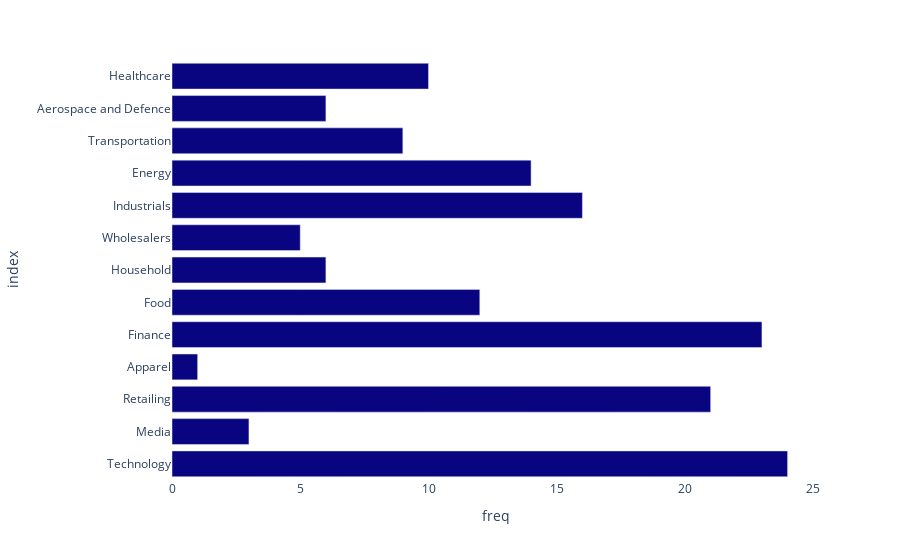

Notebook cell for this chart:
### Code cell
df_sectors_org = {}
for sector, values in sector_list_org.items():
    df_sectors_org[sector] = {"freq":values}

df_sectors_org = pd.DataFrame.from_dict(df_sectors_org).T
fig = px.bar(df_sectors_org, x="freq", color_discrete_sequence=["#090580"])
fig.update_layout({
    "plot_bgcolor": "rgba(0,0,0,0)",
    "paper_bgcolor": "rgba(0,0,0,0)"
})
fig.show()

### Figure 1 — Plotly figure (JSON) as saved in the notebook; plotly's stock layout.template omitted (floating-point values rounded to 4 significant figures)
{"data": [{"alignmentgroup": "True", "hovertemplate": "freq=%{x}<br>index=%{y}<extra></extra>", "legendgroup": "", "marker": {"color": "#090580", "pattern": {"shape": ""}}, "name": "", "offsetgroup": "", "orientation": "h", "showlegend": false, "textposition": "auto", "type": "bar", "x": [24, 3, 21, 1, 23, 12, 6, 5, 16, 14, 9, 6, 10], "xaxis": "x", "y": ["Technology", "Media", "Retailing", "Apparel", "Finance", "Food", "Household", "Wholesalers", "Industrials", "Energy", "Transportation", "Aerospace and Defence", "Healthcare"], "yaxis": "y"}], "layout": {"autosize": true, "barmode": "relative", "legend": {"tracegroupgap": 0}, "margin": {"t": 60}, "paper_bgcolor": "rgba(0, 0, 0, 0)", "plot_bgcolor": "rgba(0, 0, 0, 0)", "xaxis": {"anchor": "y", "autorange": true, "domain": [0, 1], "range": [0, 25.26], "title": {"text": "freq"}, "type": "linear"}, "yaxis": {"anchor": "x", "autorange": true, "domain": [0, 1], "range": [-0.5, 12.5], "title": {"text": "index"}, "type": "category"}}}
